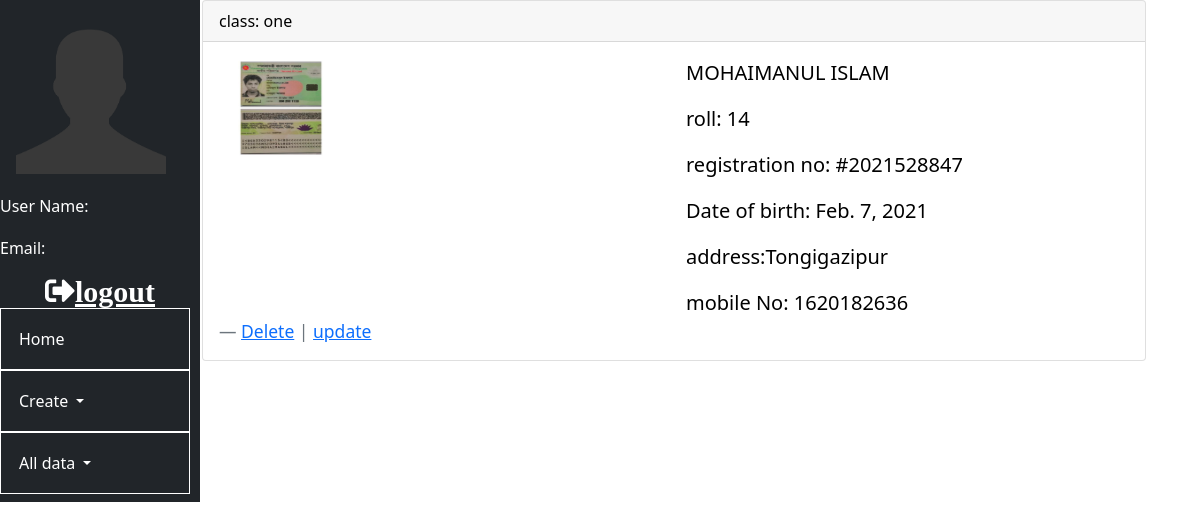
Page /stdm/classListStudentSerial/1 (signed in) on the committed database.
### adminSite/models.py (models this page shows, shortened)
class students(models.Model):
    first_name=models.CharField(max_length=100)
    last_name=models.CharField(max_length=100)
    roll=models.IntegerField()
    registration_no=models.CharField(default=random_num(),max_length=100)
    birthDate=models.DateField()
    address=models.TextField()
    phoneNumber=models.IntegerField()
    className=models.ForeignKey(StudentClass,on_delete=models.CASCADE)
    studentimage=models.ImageField(upload_to='student_pic')

class StudentClass(models.Model):
    class_name=models.CharField(max_length=200)
    def __str__(self):
        return self.class_name

### adminSite/views.py (the view)
# urls.py: path('classListStudentSerial/<str:classid>',class_student_serial,name='student_serial'),
@login_required
def class_student_serial(request,classid):
    class_data=students.objects.filter(className_id=classid)
    dict={'students':class_data}
    return render(request,"students/class_listSerial.html",context=dict)

### template/students/class_listSerial.html
{% extends 'base.html' %}
{%block body%}
{%for student_list in students %}
<div class="container">
<div class="card">
    <div class="card-header">
     class: {{student_list.className}}
    </div>
    <div class="card-body">
      <blockquote class="blockquote mb-0">
          <div class="container">
              <div class="row">
                  <div class="col-6">
          <img src="/media/{{student_list.studentimage}}" width="100px"height="100px" alt="">
                  </div>
                  <div class="col-6">
                    <p>{{student_list.first_name}} {{student_list.last_name}} </p>
                    <p>roll: {{student_list.roll}}</p>
                    <p>registration no: {{student_list.registration_no}}</p>
                    <p>Date of birth: {{student_list.birthDate}} </p>
                    <p><address>address:{{student_list.address}}</address></p>
                    <p>mobile No: {{student_list.phoneNumber}}</p>
                  </div>
              </div>
          </div>
        <footer class="blockquote-footer"><a href="{%url 'adminsite:student_delete' id=student_list.id %}">Delete</a>  | <a href="{%url 'adminsite:student_update' id=student_list.id%}">update</a> <cite title="Source Title"></cite></footer>
      </blockquote>
    </div>
  </div>
</div>
{% endfor %}
{%endblock body%}

### template/base.html (style rules this page uses)
.container { color: black; }

### rows in the picture
students: className "one", studentimage (picture), first_name "MOHAIMANUL", last_name "ISLAM", roll "14", registration_no "#2021528847", birthDate "Feb. 7, 2021", address "Tongigazipur", phoneNumber "1620182636"
